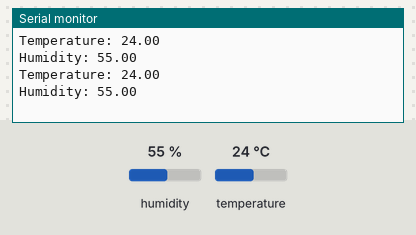
Recording of a sketch running on a simulated Arduino Uno, built with avr-gcc and run on an emulated ATmega328P. Parts: the last lines printed to the serial monitor. Inputs (shaded band) come from the test bench; at power-on: humidity 55 %, temperature 24 °C.

Above: at 10.8 s.
10.9 s: humidity set to 22 %
At 20.6 s:
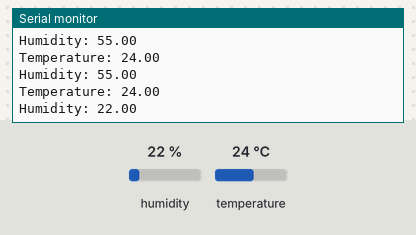
20.9 s: temperature set to 12 °C
At 30.7 s:
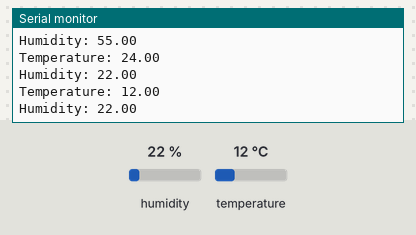
30.9 s: humidity set to 40 %
At 41.5 s:
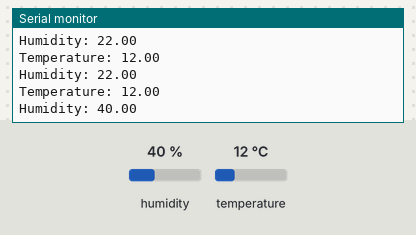
Timing chart, 0 to 43.0 s (numbered marks = the images above; inputs shaded):
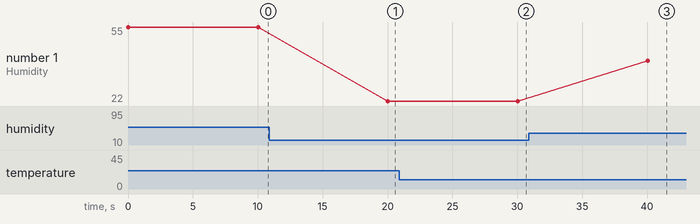

Measured:
- after the input at 10.9 s, the serial monitor: prints a new line after 9.1 s (image 1)
- after the input at 20.9 s, the serial monitor: prints a new line after 9.1 s (image 2)
- after the input at 30.9 s, the serial monitor: prints a new line after 9.2 s (image 3)
- plotted number 1: 55 → 22 after the input at 10.9 s, 22 → 40 after the input at 30.9 s

The sketch:

sketch_DHT22_Sensor.ino
```cpp
#include "DHTesp.h"

DHTesp dht;

void setup() {
  Serial.begin(115200);

  dht.setup(27, DHTesp::DHT22);
}

void loop() {
  float temperature = dht.getTemperature();

  Serial.print("Temperature: ");
  Serial.println(temperature);

  float humidity = dht.getHumidity();

  Serial.print("Humidity: ");
  Serial.println(humidity);

  delay(10000);
}
```
